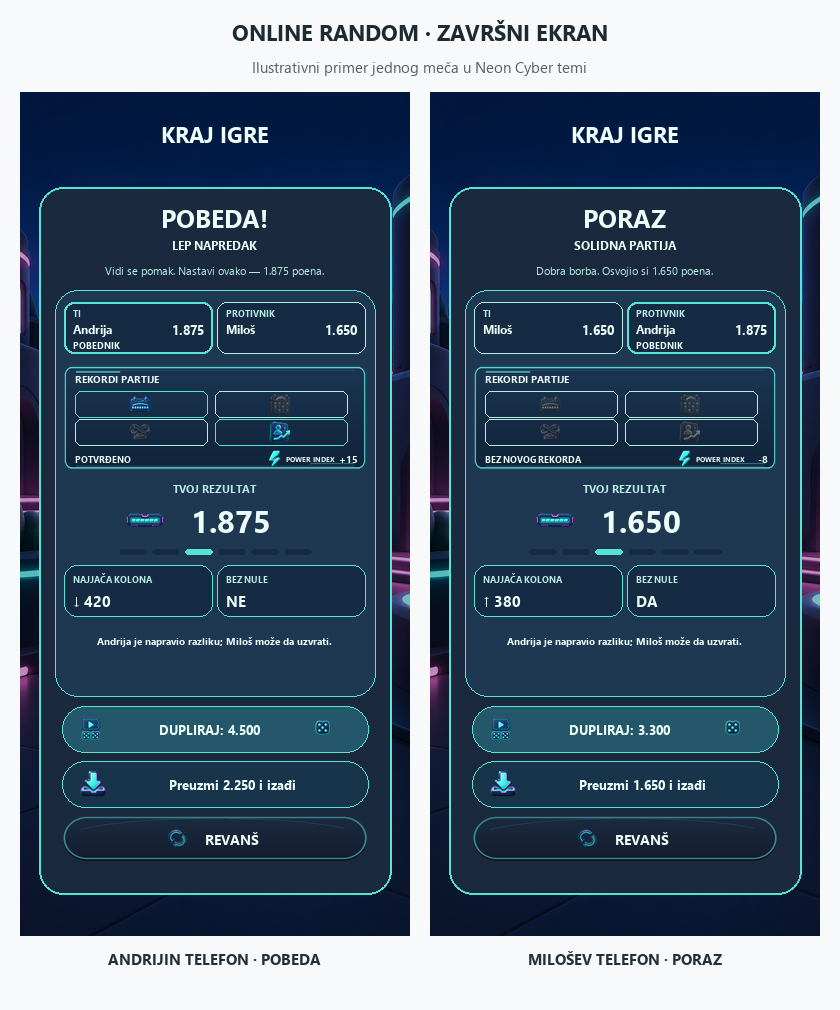

This chart was generated by the following Python code:
"""Illustrative two-phone Online Random finish using the canonical Neon PNGs."""

from pathlib import Path

from PIL import Image, ImageDraw, ImageFont, ImageOps


ROOT = Path(__file__).resolve().parents[1]
ASSET = ROOT / "www" / "assets" / "theme-packs" / "neon"
OUTPUT = ROOT / "docs" / "theme-online-random-finish-preview.png"
FONT = Path("C:/Windows/Fonts/segoeui.ttf")
BOLD = Path("C:/Windows/Fonts/segoeuib.ttf")


def font(size, bold=False):
    return ImageFont.truetype(str(BOLD if bold else FONT), size)


def label(draw, position, value, color, size, bold=False, anchor="mm"):
    draw.text(position, value, fill=color, font=font(size, bold), anchor=anchor)


def png(canvas, path, box, muted=False):
    image = Image.open(path).convert("RGBA")
    image.thumbnail((box[2], box[3]), Image.Resampling.LANCZOS)
    if muted:
        alpha = image.getchannel("A").point(lambda value: round(value * .5))
        image = ImageOps.grayscale(image).convert("RGBA")
        image.putalpha(alpha)
    canvas.alpha_composite(image, (box[0] + (box[2] - image.width) // 2,
                                   box[1] + (box[3] - image.height) // 2))


def draw_result(board, x, y, winner):
    width, height = 390, 844
    background = ROOT / "www" / "assets" / "theme-backgrounds" / "neon-v4.png"
    phone = ImageOps.fit(Image.open(background).convert("RGB"), (width, height),
                         method=Image.Resampling.LANCZOS).convert("RGBA")
    overlay = Image.new("RGBA", (width, height), (0, 0, 0, 0))
    ImageDraw.Draw(overlay).rectangle((0, 0, width, height), fill=(0, 0, 0, 65))
    phone = Image.alpha_composite(phone, overlay)
    draw = ImageDraw.Draw(phone)
    outer, inner, inset = (21, 36, 56, 249), (25, 51, 78, 249), (21, 43, 68, 255)
    ink, muted, edge = (237, 254, 250), (183, 237, 228), (86, 229, 210)
    owner = "Andrija" if winner else "Miloš"
    opponent = "Miloš" if winner else "Andrija"
    owner_score = "1.875" if winner else "1.650"
    opponent_score = "1.650" if winner else "1.875"
    base, doubled, power = ("2.250", "4.500", "+15") if winner else ("1.650", "3.300", "-8")
    achieved = {"personal", "weekly"} if winner else set()

    label(draw, (195, 42), "KRAJ IGRE", ink, 22, True)
    draw.rounded_rectangle((19, 95, 371, 802), radius=24, fill=outer, outline=edge, width=2)
    label(draw, (195, 126), "POBEDA!" if winner else "PORAZ", ink, 25, True)
    label(draw, (195, 153), "LEP NAPREDAK" if winner else "SOLIDNA PARTIJA", ink, 12, True)
    label(draw, (195, 178), "Vidi se pomak. Nastavi ovako — 1.875 poena." if winner
          else "Dobra borba. Osvojio si 1.650 poena.", muted, 11)
    draw.rounded_rectangle((35, 198, 355, 604), radius=23, fill=inner, outline=edge, width=1)

    for index, (name, score, won) in enumerate(((owner, owner_score, winner), (opponent, opponent_score, not winner))):
        left = 44 + index * 153
        draw.rounded_rectangle((left, 210, left + 148, 261), radius=10,
                               fill=inset, outline=edge if won else muted, width=2 if won else 1)
        label(draw, (left + 9, 221), "TI" if index == 0 else "PROTIVNIK", muted, 9, True, "lm")
        label(draw, (left + 9, 237), name, ink, 12, True, "lm")
        label(draw, (left + 140, 237), score, ink, 13, True, "rm")
        if won:
            label(draw, (left + 9, 253), "POBEDNIK", ink, 9, True, "lm")

    panel = Image.open(ASSET / "canonical" / "solo-results" / "record-panel-v2.png").convert("RGBA")
    phone.alpha_composite(panel.resize((306, 108), Image.Resampling.LANCZOS), (42, 272))
    draw = ImageDraw.Draw(phone)
    label(draw, (55, 287), "REKORDI PARTIJE", ink, 10, True, "lm")
    for index, role in enumerate(("weekly", "monthly", "all_time", "personal")):
        cell_x = 55 + index % 2 * 140
        cell_y = 299 + index // 2 * 28
        draw.rounded_rectangle((cell_x, cell_y, cell_x + 132, cell_y + 26), radius=6,
                               outline=edge if role in achieved else muted, width=1)
        png(phone, ASSET / "canonical" / "solo-record-icons" / f"{role}-v1.png",
            (cell_x + 53, cell_y + 1, 25, 24), muted=role not in achieved)
    draw = ImageDraw.Draw(phone)
    label(draw, (55, 367), "POTVRĐENO" if achieved else "BEZ NOVOG REKORDA", ink, 9, True, "lm")
    png(phone, ASSET / "canonical" / "statistics-overview" / "power-index-v1.png", (246, 358, 17, 17))
    draw = ImageDraw.Draw(phone)
    label(draw, (266, 367), "POWER INDEX", ink, 7, True, "lm")
    label(draw, (338, 367), power, ink, 10, True, "rm")

    label(draw, (195, 396), "TVOJ REZULTAT", muted, 11, True)
    png(phone, ASSET / "canonical" / "solo-results" / "finish-score-mark-v1.png", (104, 407, 42, 42))
    draw = ImageDraw.Draw(phone)
    label(draw, (211, 428), owner_score, ink, 31, True)
    for index in range(6):
        left = 99 + index * 33
        draw.rounded_rectangle((left, 457, left + 27, 462), radius=3,
                               fill=edge if index == 2 else inset)
    for index, (name, value) in enumerate((("NAJJAČA KOLONA", "↓ 420" if winner else "↑ 380"),
                                          ("BEZ NULE", "NE" if winner else "DA"))):
        left = 44 + index * 153
        draw.rounded_rectangle((left, 473, left + 148, 524), radius=13, fill=inset, outline=edge, width=1)
        label(draw, (left + 9, 487), name, muted, 9, True, "lm")
        label(draw, (left + 9, 508), value, ink, 15, True, "lm")
    label(draw, (195, 549), "Andrija je napravio razliku; Miloš može da uzvrati.", ink, 10, True)

    draw.rounded_rectangle((42, 614, 348, 660), radius=23, fill=(37, 87, 106), outline=edge, width=1)
    png(phone, ASSET / "solo" / "finish-reward-video-v3.png", (58, 624, 26, 26))
    draw = ImageDraw.Draw(phone)
    label(draw, (190, 637), f"DUPLIRAJ: {doubled}", ink, 13, True)
    png(phone, ASSET / "canonical" / "ducat" / "ducat-inline-v1.png", (292, 625, 21, 21))
    draw = ImageDraw.Draw(phone)
    draw.rounded_rectangle((42, 669, 348, 715), radius=23, fill=(24, 52, 74), outline=edge, width=1)
    png(phone, ASSET / "canonical" / "solo-results" / "finish-claim-v1.png", (59, 677, 29, 29))
    draw = ImageDraw.Draw(phone)
    label(draw, (213, 692), f"Preuzmi {base} i izađi", ink, 13, True)

    button = Image.open(ASSET / "canonical" / "online-random-rematch" / "rematch-button-v1.png").convert("RGBA")
    phone.alpha_composite(button.resize((306, 46), Image.Resampling.LANCZOS), (42, 724))
    png(phone, ASSET / "canonical" / "online-random-rematch" / "rematch-icon-v1.png", (143, 732, 29, 29))
    draw = ImageDraw.Draw(phone)
    label(draw, (212, 747), "REVANŠ", ink, 14, True)

    board.alpha_composite(phone, (x, y))
    label(ImageDraw.Draw(board), (x + 195, y + 866),
          "ANDRIJIN TELEFON · POBEDA" if winner else "MILOŠEV TELEFON · PORAZ",
          (36, 48, 57), 15, True)


def main():
    board = Image.new("RGBA", (840, 1010), (247, 249, 250, 255))
    draw = ImageDraw.Draw(board)
    label(draw, (420, 32), "ONLINE RANDOM · ZAVRŠNI EKRAN", (29, 42, 51), 22, True)
    label(draw, (420, 66), "Ilustrativni primer jednog meča u Neon Cyber temi", (84, 96, 103), 15)
    draw_result(board, 20, 92, True)
    draw_result(board, 430, 92, False)
    board.convert("RGB").save(OUTPUT, optimize=True)
    print(OUTPUT)


if __name__ == "__main__":
    main()
